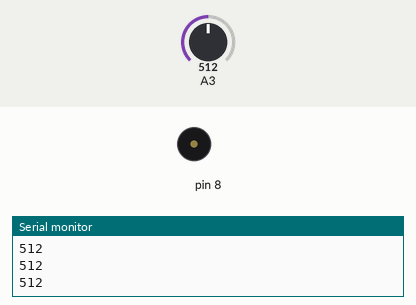
Bench run of a sketch on a simulated Arduino Uno, built with avr-gcc and run on an emulated ATmega328P. Shown: buzzer (waves = sounding), the last lines printed to the serial monitor. The test bench sets the inputs (shaded band); at power-on: A3 = 512.

Above: at 1.2 s.
1.3 s: A3 set to 787
2.8 s: A3 set to 808
At 3.3 s:
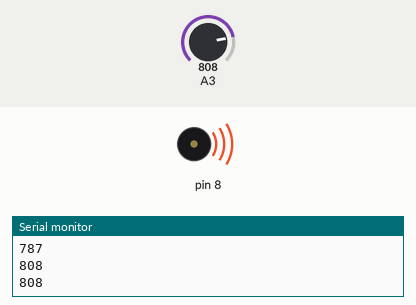
5.8 s: A3 set to 790
At 6.3 s:
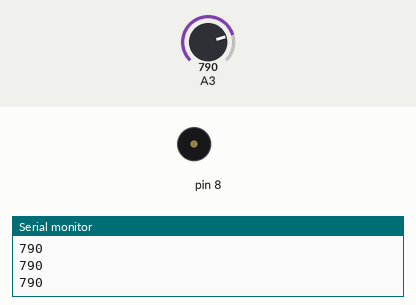
7.3 s: A3 set to 810
At 7.81 s:
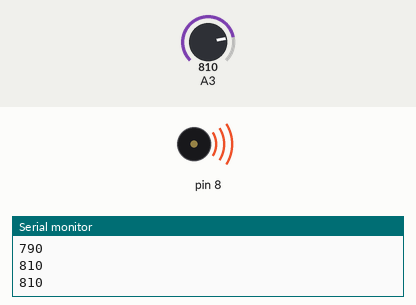
Timing chart, 0 to 11.3 s (numbered marks = the images above; inputs shaded):
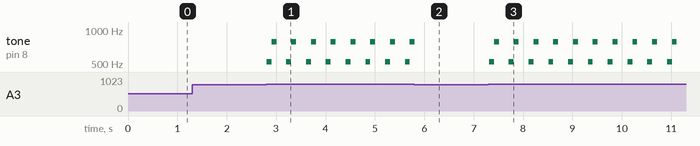

The sketch:

week10_4_arduino_serial_monitor_joystick_Serial_println.ino
```cpp
// week10_4_arduino_serial_monitor_joystick_Serial_println
// 修改自 week10_3_Arduino_alalogRead_A3
// 把 joystick 的 Y 的線,經由麵包板幫忙,接著 MakerUNO pin 3
// (不能接其他的, 因為要接有 ~ 小蟲符號的,代表 analog 訊號)
void setup() {
  Serial.begin(9600); // 開啟 USB 傳輸
  pinMode(2,INPUT_PULLUP);
  pinMode(8,OUTPUT); // 發出聲音
}

void loop() { // 一秒鐘,會跑 1000 Hz
  delay(100); // 漫一點,避免 Processing 來不及處理、眼睛看不到
  int now = analogRead(A3);
  Serial.println(now);
  // 想利用 Serial Monitor 來看看會送出什麼訊號

  if(now > 800){  // 變高
    tone(8,523,100); // 發出 523 的 Do
    delay(100);
    tone(8,784,100); // 發出 784 的 So
    delay(200); // 等久一點
  }else if(now < 200){ // 變低
    tone(8,784,100); // 發出 784 的 So
    delay(100);
    tone(8,523,100); // 發出 523 的 Do
    delay(100);
  }
}
```

Measured:
- the behaviour switches between 800 and 801 on A3 (found by bisection; images 0 and 1)
- after the input at 2.8 s, tone on pin 8: silent → 523 Hz at once, then repeats every 0.40 s: 784 Hz 0.10 s, silent 0.20 s, 523 Hz 0.10 s
- after the input at 5.8 s, tone on pin 8: goes on until 5.8 s, then stays silent
- after the input at 7.3 s, tone on pin 8: silent → 523 Hz at once, then repeats every 0.40 s: 784 Hz 0.10 s, silent 0.20 s, 523 Hz 0.10 s
